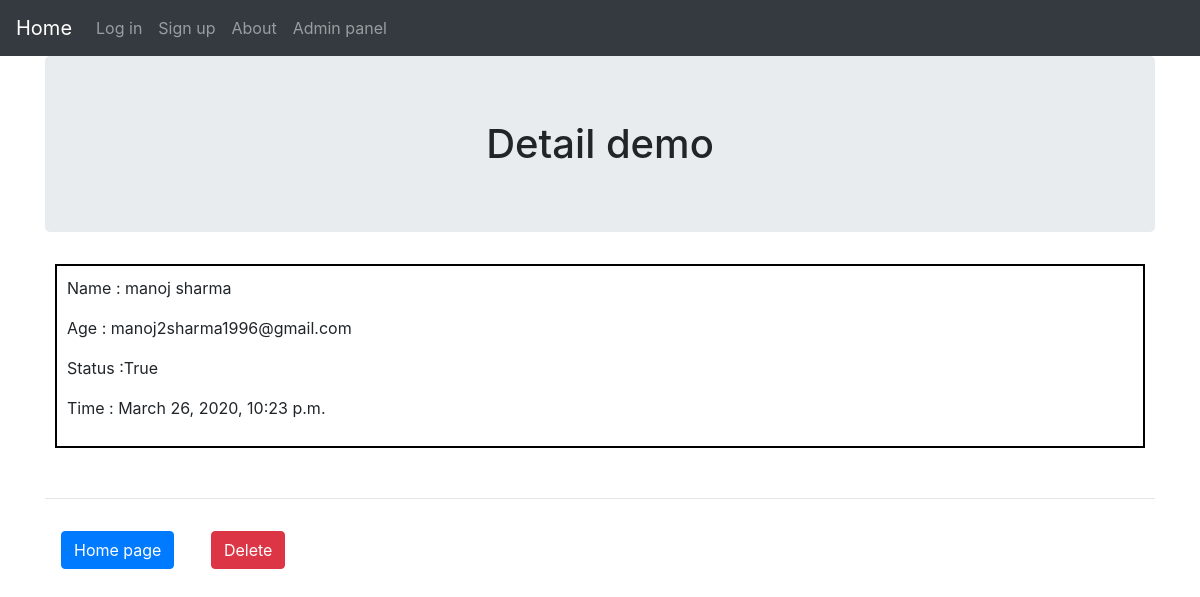
The page /detail/2/ on the database its author committed.
### myapp/models.py (models this page shows, shortened)
class FireRecords(models.Model):
	name = models.CharField(max_length=30, default="manoj sharma")
	email = models.EmailField(default='manoj2sharma1996@gmail.com')
	Alarm_status = models.BooleanField(default=False)
	Created_at = models.DateTimeField(auto_now_add=True)

### myapp/views.py (the view)
# urls.py: path('detail/<int:pk>/', views.FireRecordDetail.as_view(), name='detail'),
class FireRecordDetail(DetailView):
    model = FireRecords
    template_name = 'record_detail.html'
    context_object_name = 'record'

### templates/record_detail.html (shortened to what this page needs)
{% extends 'base.html'%}
{% block content %}
<div class="container">
  <h1 class="jumbotron" style='text-align:center'> Detail demo </h1>
  <div style='border: 2px solid black; padding:10px; margin:10px'>
    <p> Name : {{record.name}}</p>
    <p> Age : {{record.email}}</p>
    <p>Status :{{record.Alarm_status}}</p>
    <p>Time : {{record.Created_at}}</p>
  </div>
  <br>
  <hr>
  <div style='float:left'>
  <a class="btn btn-primary m-3" href="{% url 'list' %}">Home page</a>
  <a class="btn btn-danger m-3" href="{% url 'delete' pk=record.pk%}">Delete</a>
  </div>
</div>
{% endblock %}

### rows shown on the page
FireRecords: name "manoj sharma", email "manoj2sharma1996@gmail.com", Alarm_status "True", Created_at "March 26, 2020, 10:23 p.m."
